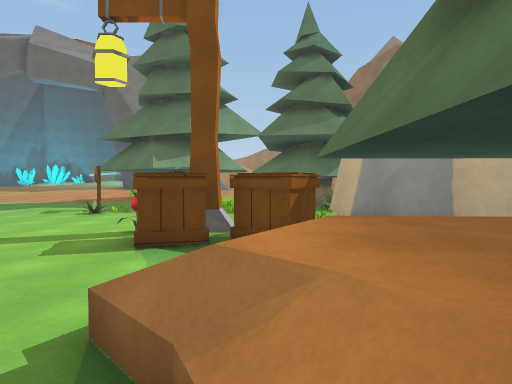
View 1 (above)

24 first-person views from a walk through a Unity game level. The camera is 1.5 m above the floor, tilts 2° down and sees 75° across. The floor is counted in squares, 1.8 m on a side. Each view is taken from the middle of a square. On the plan, view 1 faces up. The plan holds only what a view shows up to about 11 squares ahead; the rest is blank. The place goes on beyond the plan. The player is left out. Surface patterns are stand-ins for the level's own textures.

View 2
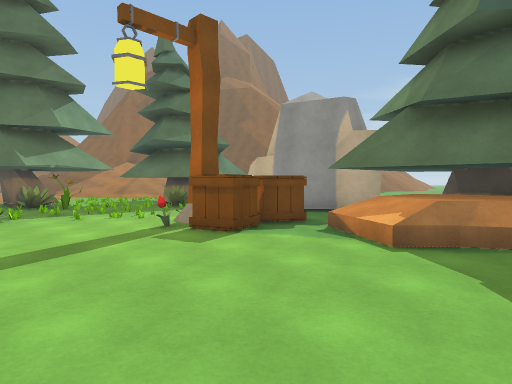

View 3
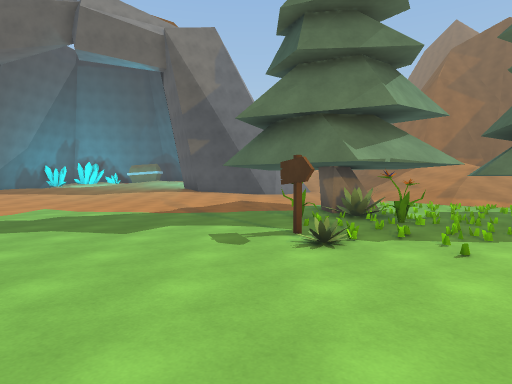

View 4
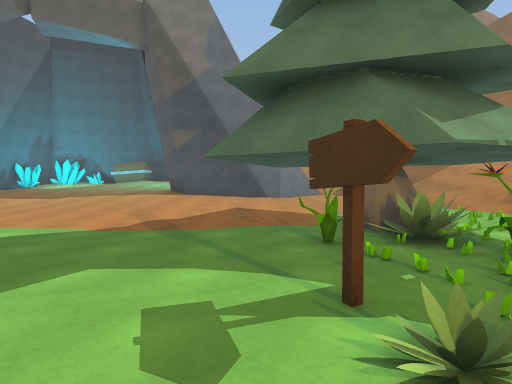

View 5
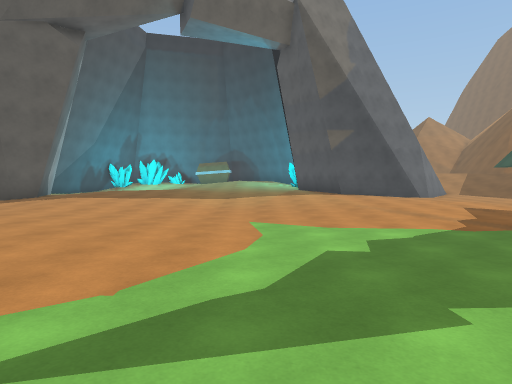

View 6
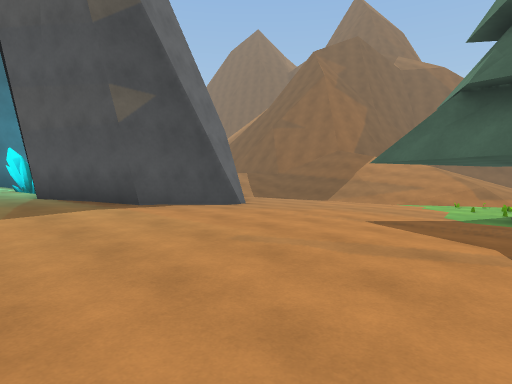

View 7
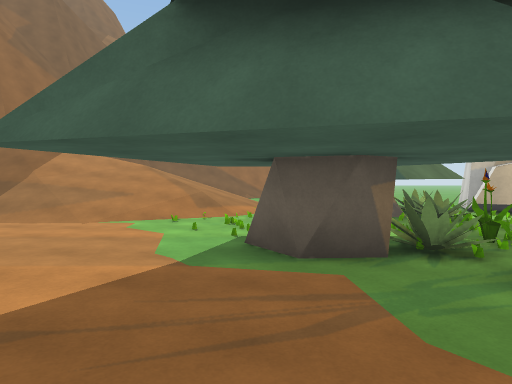

View 8
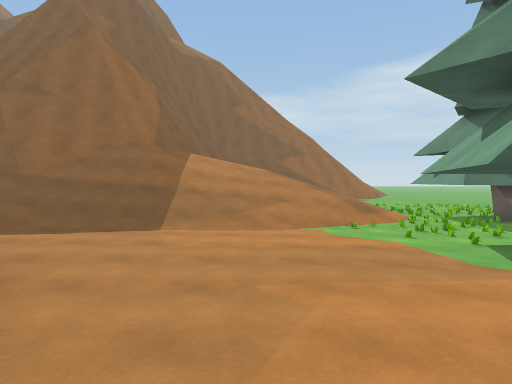

View 9
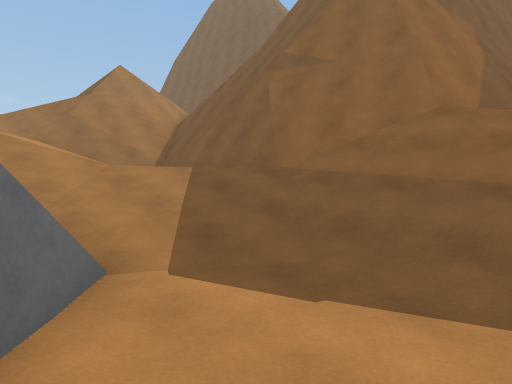

View 10
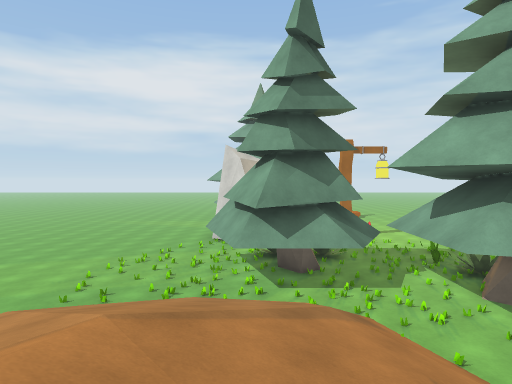

View 11
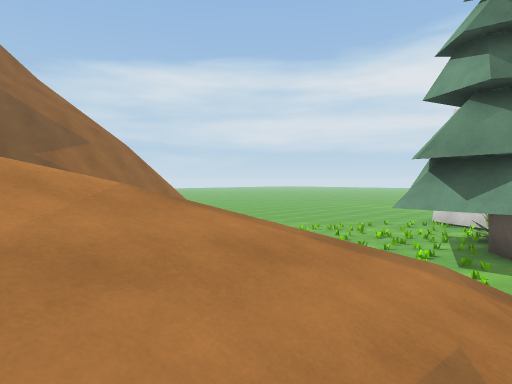

View 12
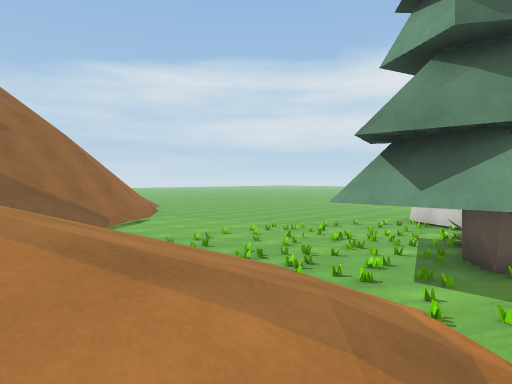

View 13
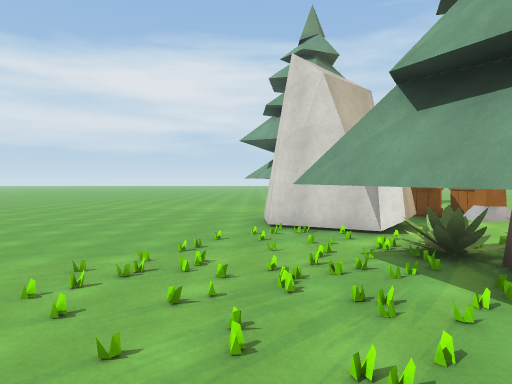

View 14
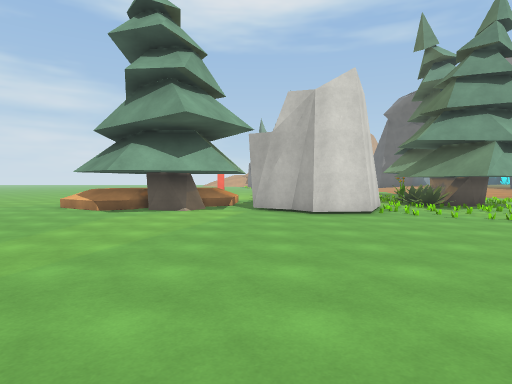

View 15
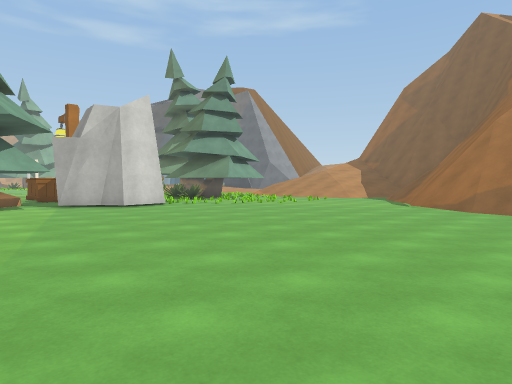

View 16
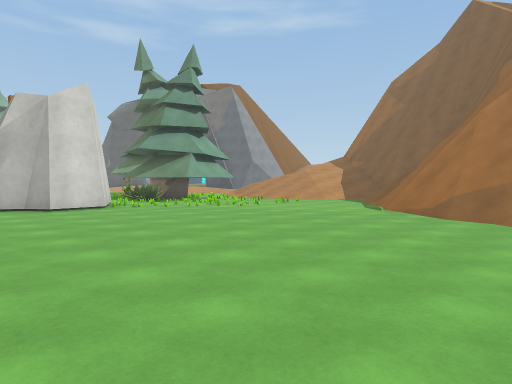

View 17
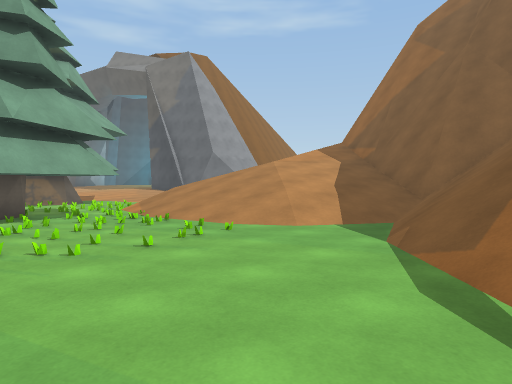

View 18
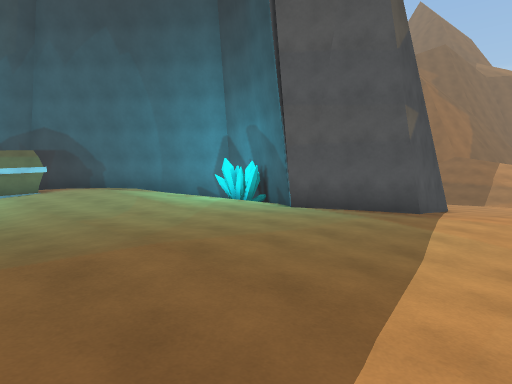

View 19
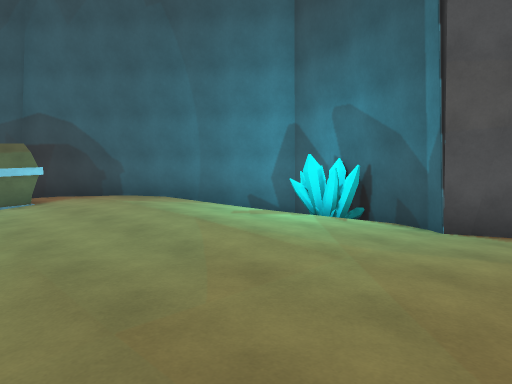

View 20
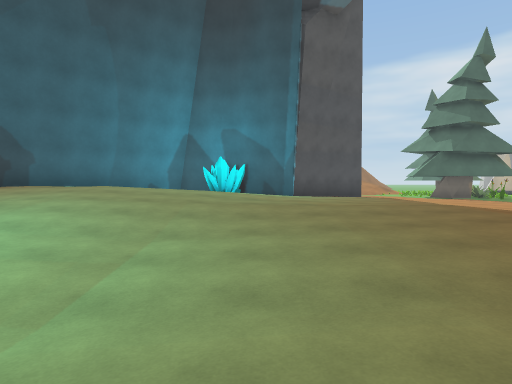

View 21
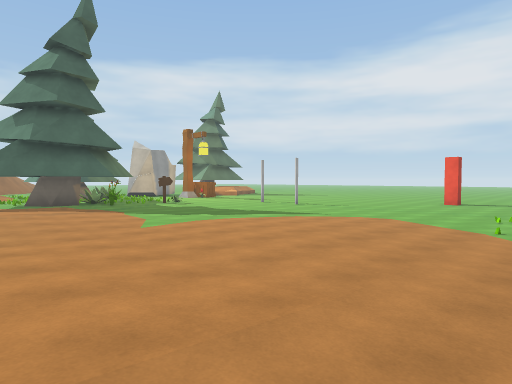

View 22
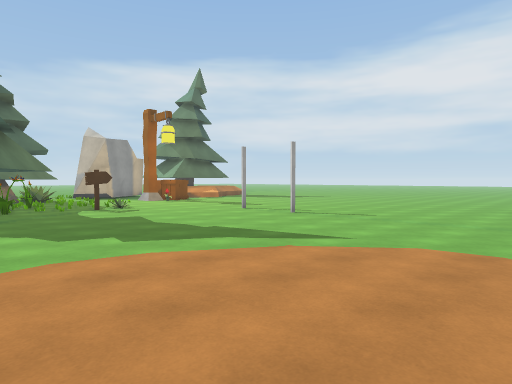

View 23
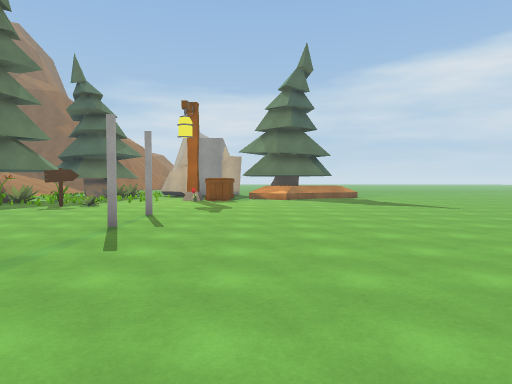

View 24
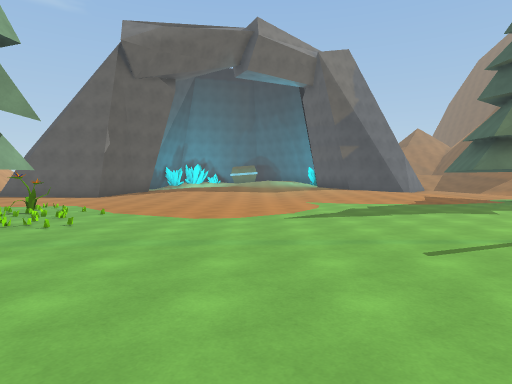

### Floor plan
Key: @ floor where view 1 was taken; # wall or solid block; . main floor; : floor 0.5 m higher than the main floor; + floor 0.75 m higher than the main floor; * floor 1.25 m higher than the main floor; % floor 1.5 m higher than the main floor; / step, stairs or slope; = window, fence, low wall or low ledge; ^ raised ledge; v drop or lower ground; T pine tree; S sign; P plant; R rock; E streetlight; F flower; C crate; Y crystal; O other object.
Columns run from 21 left of view 1 to 15 right of it. Each row starts with its distance up from view 1.
 32          ##         ///
 31        OO%##        ////
 30        +/%*##       ////=
 29       ++/%**##     // /#^=
 28      ////%%//##    //  ^^==
 27    ::////%*/ /#    //  ^ =^^
 26   ..:////***Y/     /// ^v^
 25  ....////**+Y#     ////#/^
 24 ....://++/+++#     //////^
 23  :.:://+++++##    #//////#   vv
 22   ::++++++++##   ##..////##
 21    :+++++++++#  ##.../////=#^^^^
 20      ++++++++####....//////=#^==
 19      +//////+::::....///////=##/
 18  #::++://///:::::....///////////#
 17   .:::::...::::::....///////////#v/=
 16    .//:......::.......//////////^v//
 15    ................././//////.//#v//
 14    ...............TT////////..//#v//
 13    ...............#T//.//////../#v//
 12  ..................P//.T/////...=///
 11  ................P.///#T#//./....///
 10  .P.............../P.PP##........../
  9   P//...........SP/..P##P...........
  8    ....................RR...........
  7    ....................RRR...........
  6     ........#.......E .RRRR..........
  5      .........#....FECC.RR...........
  4      ...............CC...R...........
  3       .............../#^.............
  2        .............=/T#TT...........
  1         .............=TTT............
  0         .............@ T#=....

Positions as (right, up) in squares from view 1, and headings:
1: (0, 0), facing up
2: (-5, 0), facing up-right
3: (-5, 4), facing up
4: (-5, 7), facing up
5: (-11, 7), facing up
6: (-11, 13), facing up-right
7: (-7, 14), facing right
8: (-7, 18), facing right
9: (-3, 20), facing up-right
10: (3, 20), facing down
11: (1, 19), facing down-right
12: (1, 17), facing down-right
13: (5, 14), facing down
14: (13, 4), facing left
15: (15, 1), facing up-left
16: (15, 3), facing up-left
17: (11, 10), facing up-left
18: (-16, 17), facing up-right
19: (-15, 21), facing up-right
20: (-21, 24), facing right
21: (-18, 17), facing down-right
22: (-15, 13), facing down-right
23: (-15, 3), facing right
24: (-13, 1), facing up
